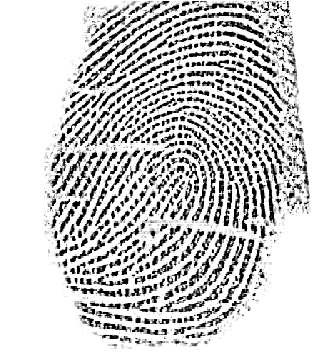
#> input picture samples/contact_sample1.jpg, 328 x 356 px
$ python preprocessing.py samples/contact_sample1.jpg   (older library calls are emulated)
#> lines starting #> are read from the running program, lines starting #| are printed output that depends on the picture; after the words box and inside, x2 and y2 are one past the last pixel; in counts of white or black regions, pixels touching at a corner belong together
"""
Fingerprint Image Preprocessing Module

This module provides comprehensive preprocessing functions for fingerprint images,
designed to bridge the gap between contactless photos and contact-based sensor scans.
"""

import cv2
import numpy as np
from skimage.morphology import skeletonize
from skimage import img_as_ubyte


class FingerprintPreprocessor:
    """
    A class to preprocess fingerprint images for feature matching.

    Supports multiple enhancement techniques optimized for cross-sensor matching.
    """

    def __init__(self, clahe_clip_limit=3.0, clahe_tile_size=(8, 8)):
        """
        Initialize the preprocessor with configurable parameters.

        Args:
            clahe_clip_limit: Contrast limiting threshold for CLAHE
            clahe_tile_size: Size of grid for histogram equalization
        """
        self.clahe_clip_limit = clahe_clip_limit
        self.clahe_tile_size = clahe_tile_size
        self.clahe = cv2.createCLAHE(
            clipLimit=clahe_clip_limit,
            tileGridSize=clahe_tile_size
        )

    def load_image(self, image_path):
        """
        Load an image from file path.

        Args:
            image_path: Path to the image file

        Returns:
            Loaded image in BGR format, or None if loading fails
        """
#> called with image_path = 'samples/contact_sample1.jpg'
        img = cv2.imread(image_path)
#> img is the input picture: shape (356, 328, 3); min 0, max 255, mean 202.4
#| Image loaded: (356, 328, 3)
        if img is None:
            raise ValueError(f"Could not load image: {image_path}")
        return img

    def to_grayscale(self, image):
        """
        Convert image to grayscale if needed.

        Args:
            image: Input image (BGR or grayscale)

        Returns:
            Grayscale image
        """
        if len(image.shape) == 3:
            return cv2.cvtColor(image, cv2.COLOR_BGR2GRAY)
        return image.copy()

    def normalize_intensity(self, image):
        """
        Normalize image intensity to full 0-255 range.

        Args:
            image: Grayscale input image

        Returns:
            Intensity-normalized image
        """
        return cv2.normalize(image, None, 0, 255, cv2.NORM_MINMAX).astype(np.uint8)

    def apply_clahe(self, image):
        """
        Apply Contrast Limited Adaptive Histogram Equalization.

        CLAHE enhances local contrast while limiting noise amplification,
        making ridge patterns more visible in fingerprint images.

        Args:
            image: Grayscale input image

        Returns:
            CLAHE-enhanced image
        """
        return self.clahe.apply(image)

    def apply_bilateral_filter(self, image, d=9, sigma_color=75, sigma_space=75):
        """
        Apply bilateral filter for edge-preserving smoothing.

        Reduces noise while preserving ridge edges, crucial for
        maintaining fingerprint minutiae detail.

        Args:
            image: Grayscale input image
            d: Diameter of each pixel neighborhood
            sigma_color: Filter sigma in the color space
            sigma_space: Filter sigma in the coordinate space

        Returns:
            Bilaterally filtered image
        """
#> called with d = 9, sigma_color = 75, sigma_space = 75
        return cv2.bilateralFilter(image, d, sigma_color, sigma_space)

    def apply_gabor_filter(self, image, orientations=8, frequency=0.1):
        """
        Apply Gabor filter bank to enhance ridge patterns.

        Gabor filters are particularly effective for fingerprint
        ridge enhancement as they respond to specific orientations.

        Args:
            image: Grayscale input image
            orientations: Number of filter orientations
            frequency: Spatial frequency of the filter

        Returns:
            Gabor-enhanced image (maximum response across orientations)
        """
#> called with orientations = 8, frequency = 0.1
        filtered = np.zeros_like(image, dtype=np.float32)

        for theta_idx in range(orientations):
            theta = theta_idx * np.pi / orientations
            kernel = cv2.getGaborKernel(
                (21, 21),
                sigma=4.0,
                theta=theta,
                lambd=1/frequency,
                gamma=0.5,
                psi=0
            )
            response = cv2.filter2D(image, cv2.CV_32F, kernel)
            filtered = np.maximum(filtered, response)
#> this loop made 8 passes
#> pass 1, in apply_gabor_filter, `response = cv2.filter2D(image, cv2.CV_32F, kernel)`:
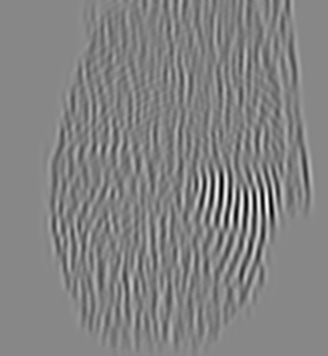
#> response: shape (356, 328) float32; min -8193.9, max 10243.8, mean 1290.4; drawn with min black and max white
#> pass 1, in apply_gabor_filter, `filtered = np.maximum(filtered, response)`:
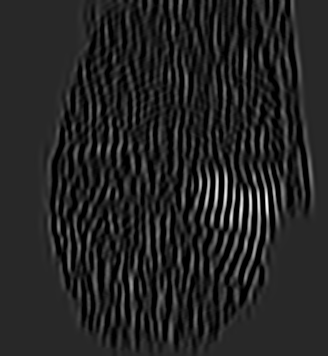
#> filtered: shape (356, 328) float32; min 0, max 10243.8, mean 1454.1; drawn with min black and max white
#> pass 2, in apply_gabor_filter, `response = cv2.filter2D(image, cv2.CV_32F, kernel)`:
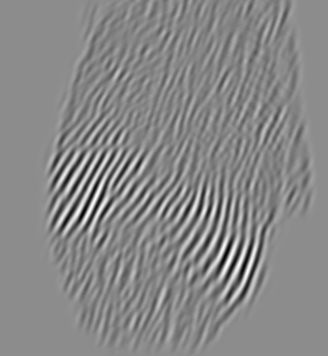
#> response: shape (356, 328) float32; min -8471.4, max 9846.1, mean 1276.4; drawn with min black and max white
#> after the loop:
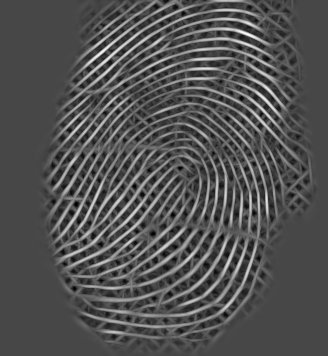
#> filtered: shape (356, 328) float32; min 0, max 11510, mean 3724.9; drawn with min black and max white

        # Normalize to 0-255 range
        filtered = cv2.normalize(filtered, None, 0, 255, cv2.NORM_MINMAX)
        return filtered.astype(np.uint8)

    # [12 lines left out: function apply_gaussian_blur, not called in this run]

    def apply_adaptive_threshold(self, image, block_size=11, c=2):
        """
        Apply adaptive thresholding for binarization.

        Uses local mean for threshold calculation, handling uneven
        illumination common in contactless fingerprint photos.

        Args:
            image: Grayscale input image
            block_size: Size of neighborhood for threshold calculation
            c: Constant subtracted from the mean

        Returns:
            Binary image
        """
#> called with block_size = 11, c = 2
        return cv2.adaptiveThreshold(
            image, 255,
            cv2.ADAPTIVE_THRESH_GAUSSIAN_C,
            cv2.THRESH_BINARY_INV,
            block_size, c
        )
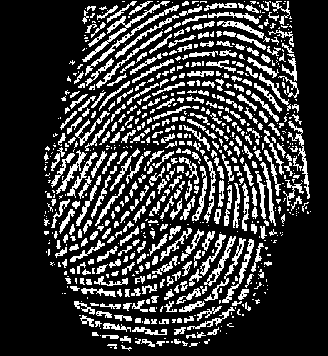
#> returned value: shape (356, 328); 22.6% white; 746 white regions (379 under 20 px), largest, box (x1, y1, x2, y2) and area: (82, 1, 170, 62) 461, (85, 5, 179, 76) 401, (288, 121, 310, 199) 320

    # [18 lines left out: function apply_otsu_threshold, not called in this run]

    def apply_morphological_ops(self, image, operation='close', kernel_size=3):
        """
        Apply morphological operations to clean up binary images.

        Args:
            image: Binary input image
            operation: 'open', 'close', 'erode', 'dilate'
            kernel_size: Size of the structuring element

        Returns:
            Morphologically processed image
        """
#> called with operation = 'close', kernel_size = 3
        kernel = cv2.getStructuringElement(
            cv2.MORPH_ELLIPSE,
            (kernel_size, kernel_size)
        )

        if operation == 'open':
            return cv2.morphologyEx(image, cv2.MORPH_OPEN, kernel)
        elif operation == 'close':
            return cv2.morphologyEx(image, cv2.MORPH_CLOSE, kernel)
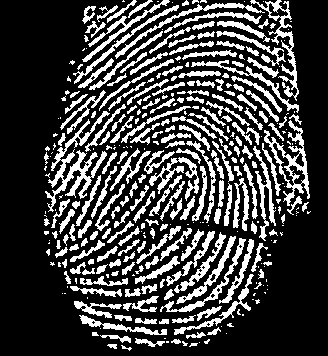
#> returned value: shape (356, 328); 25.6% white; 346 white regions (142 under 20 px), largest, box (x1, y1, x2, y2) and area: (45, 111, 110, 212) 1486, (264, 120, 310, 206) 1024, (250, 0, 299, 101) 864
        elif operation == 'erode':
            return cv2.erode(image, kernel)
        elif operation == 'dilate':
            return cv2.dilate(image, kernel)
        else:
            raise ValueError(f"Unknown operation: {operation}")

    def apply_skeletonization(self, binary_image):
        """
        Apply morphological skeletonization to thin ridges.

        Reduces ridge thickness to 1 pixel, making minutiae
        (ridge endings and bifurcations) easier to detect.

        Args:
            binary_image: Binary input image (ridges = white)

        Returns:
            Skeletonized image
        """
        # Ensure binary format (0 and 1)
        binary = (binary_image > 127).astype(np.uint8)

        # Apply skeletonization
        skeleton = skeletonize(binary).astype(np.uint8) * 255
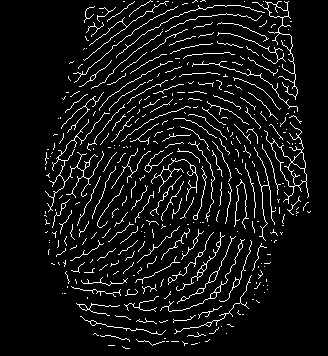
#> skeleton: shape (356, 328); 7.1% white in thin lines or dots, all inside (x1, y1, x2, y2) = (44, 0, 311, 349)

        return skeleton

    # [21 lines left out: function resize_image, not called in this run]

    def preprocess_contactless(self, image, enhance_level='standard'):
        """
        Full preprocessing pipeline for contactless fingerprint photos.

        Args:
            image: Input BGR or grayscale image
            enhance_level: 'light', 'standard', or 'heavy'

        Returns:
            Dictionary with preprocessing stages:
                - grayscale: Grayscale conversion
                - normalized: Intensity normalized
                - enhanced: CLAHE enhanced
                - filtered: Noise filtered
                - binary: Binarized (optional)
                - skeleton: Skeletonized (optional)
        """
        result = {}

        # Convert to grayscale
        gray = self.to_grayscale(image)
        result['grayscale'] = gray

        # Normalize intensity
        normalized = self.normalize_intensity(gray)
        result['normalized'] = normalized

        # Apply CLAHE for contrast enhancement
        enhanced = self.apply_clahe(normalized)
        result['enhanced'] = enhanced

        # Apply bilateral filtering for noise reduction
        filtered = self.apply_bilateral_filter(enhanced)
        result['filtered'] = filtered

        if enhance_level in ['standard', 'heavy']:
            # Apply Gabor filtering for ridge enhancement
            gabor = self.apply_gabor_filter(filtered)
            result['gabor'] = gabor

        if enhance_level == 'heavy':
            # Binarization
            binary = self.apply_adaptive_threshold(filtered)
            binary = self.apply_morphological_ops(binary, 'close', 3)
            result['binary'] = binary

            # Skeletonization
            skeleton = self.apply_skeletonization(binary)
            result['skeleton'] = skeleton

        return result

    # [117 lines left out: functions preprocess_contact, get_for_matching, preprocess_image, preprocess_from_bytes, not called in this run]


if __name__ == "__main__":
    # Test the preprocessing module
    import sys

    if len(sys.argv) > 1:
        img_path = sys.argv[1]
        preprocessor = FingerprintPreprocessor()
        img = preprocessor.load_image(img_path)

        print(f"Image loaded: {img.shape}")

        stages = preprocessor.preprocess_contactless(img, 'heavy')
#> stages = 7 items

        for stage_name, stage_img in stages.items():
            print(f"  {stage_name}: {stage_img.shape}")
            cv2.imwrite(f"test_{stage_name}.png", stage_img)
#> this loop made 7 passes
#> stage_name on passes 1 to 7: 'grayscale', 'normalized', 'enhanced', 'filtered', 'gabor', 'binary', 'skeleton'
#|   grayscale: (356, 328)
#|   normalized: (356, 328)
#|   enhanced: (356, 328)
#|   filtered: (356, 328)
#|   gabor: (356, 328)
#|   binary: (356, 328)
#|   skeleton: (356, 328)

        print("Preprocessing complete. Check output files.")
    else:
        print("Usage: python preprocessing.py <image_path>")

$ run again, on samples/contact_sample3.jpg
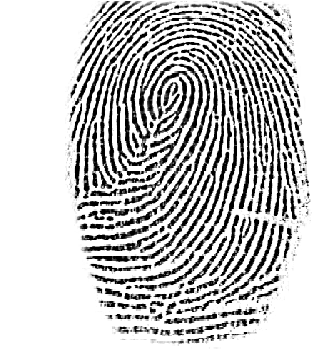
#> input picture samples/contact_sample3.jpg, 328 x 356 px
#> in load_image, img is the input picture: shape (356, 328, 3); min 0, max 255, mean 197.9
#| Image loaded: (356, 328, 3)
#> after the loop in apply_gabor_filter, `for theta_idx in range(orientations):`:
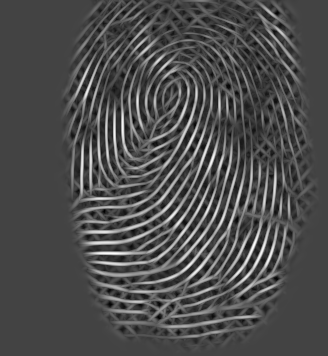
#> filtered: shape (356, 328) float32; min 123, max 11807.4, mean 3665.3; drawn with min black and max white
#> binary: shape (356, 328); values 0 (black) and 1 (white), 25.1% white; 172 white regions (59 under 20 px), largest, box (x1, y1, x2, y2) and area: (75, 13, 203, 206) 5325, (90, 89, 244, 285) 1605, (122, 42, 200, 158) 1397
#> in apply_skeletonization, `skeleton = skeletonize(binary).astype(np.uint8) * 255`:
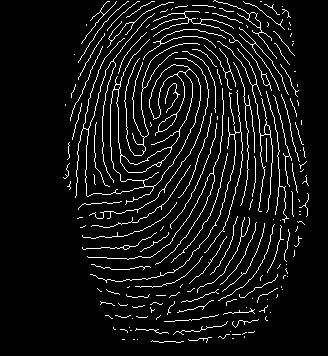
#> skeleton: shape (356, 328); 7.1% white in thin lines or dots, all inside (x1, y1, x2, y2) = (63, 0, 309, 343)
#> stages = 7 items
#> the loop `for stage_name, stage_img in stages.items():` made 7 passes
#> stage_name on passes 1 to 7: 'grayscale', 'normalized', 'enhanced', 'filtered', 'gabor', 'binary', 'skeleton'
#> (printed output is left out)

$ run again, on samples/contact_sample4.jpg
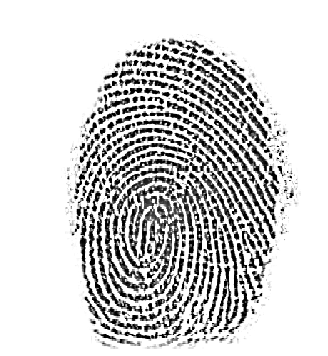
#> input picture samples/contact_sample4.jpg, 328 x 356 px
#> in load_image, img is the input picture: shape (356, 328, 3); min 0, max 255, mean 208
#| Image loaded: (356, 328, 3)
#> after the loop in apply_gabor_filter, `for theta_idx in range(orientations):`:
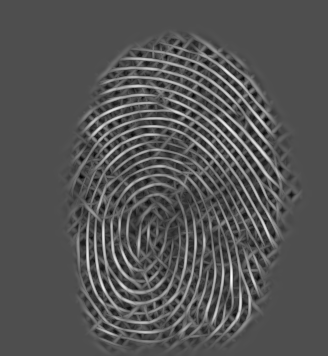
#> filtered: shape (356, 328) float32; min 0, max 10454.6, mean 3481.1; drawn with min black and max white
#> binary: shape (356, 328); values 0 (black) and 1 (white), 22.4% white; 141 white regions (52 under 20 px), largest, box (x1, y1, x2, y2) and area: (74, 94, 277, 335) 13032, (80, 202, 202, 338) 2819, (141, 75, 279, 196) 1851
#> in apply_skeletonization, `skeleton = skeletonize(binary).astype(np.uint8) * 255`:
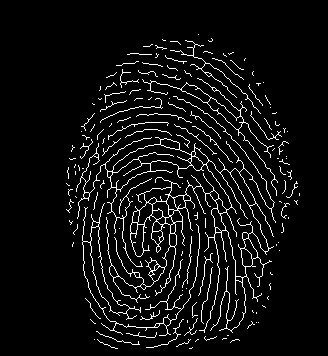
#> skeleton: shape (356, 328); 6% white in thin lines or dots, all inside (x1, y1, x2, y2) = (66, 34, 300, 349)
#> stages = 7 items
#> the loop `for stage_name, stage_img in stages.items():` made 7 passes
#> stage_name on passes 1 to 7: 'grayscale', 'normalized', 'enhanced', 'filtered', 'gabor', 'binary', 'skeleton'
#> (printed output is left out)

$ run again, on samples/contact_sample5.jpg
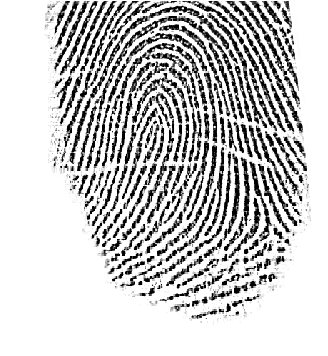
#> input picture samples/contact_sample5.jpg, 328 x 356 px
#> in load_image, img is the input picture: shape (356, 328, 3); min 0, max 255, mean 201.1
#| Image loaded: (356, 328, 3)
#> binary: shape (356, 328); values 0 (black) and 1 (white), 25.4% white; 191 white regions (80 under 20 px), largest, box (x1, y1, x2, y2) and area: (85, 0, 286, 171) 3610, (129, 46, 208, 250) 2017, (239, 0, 300, 107) 1046
#> in apply_skeletonization, `skeleton = skeletonize(binary).astype(np.uint8) * 255`:
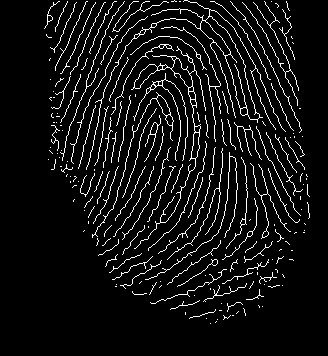
#> skeleton: shape (356, 328); 6.9% white in thin lines or dots, all inside (x1, y1, x2, y2) = (44, 0, 310, 324)
#> stages = 7 items
#> the loop `for stage_name, stage_img in stages.items():` made 7 passes
#> stage_name on passes 1 to 7: 'grayscale', 'normalized', 'enhanced', 'filtered', 'gabor', 'binary', 'skeleton'
#> (printed output is left out)
